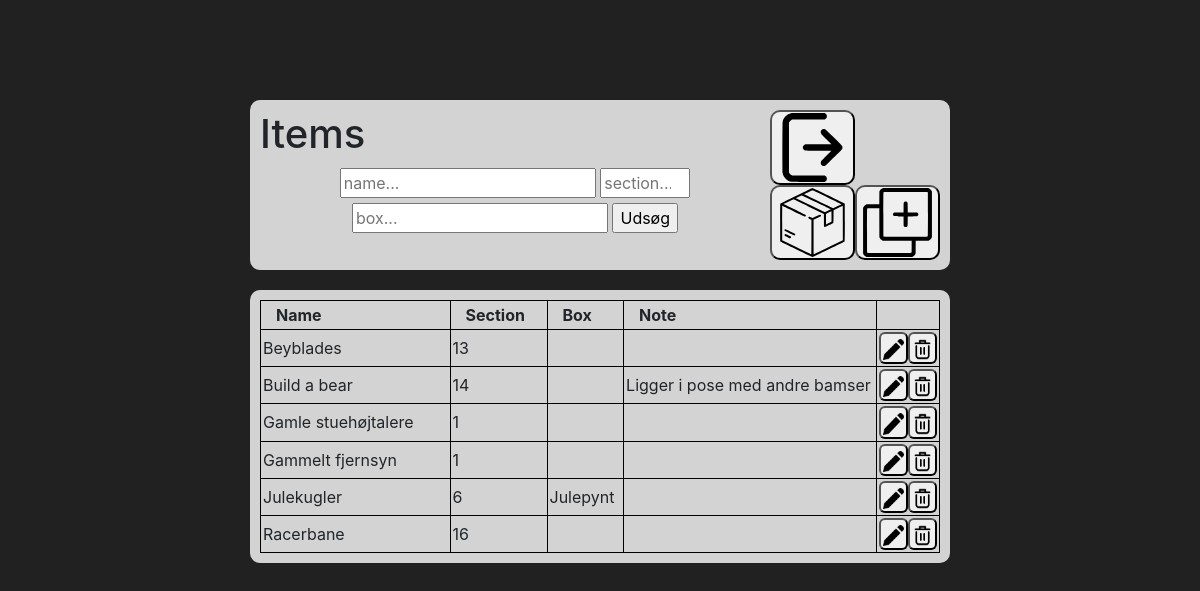
The app's page /index.php (signed in) with its own data.
### tables this page shows
CREATE TABLE `item` (
  `id` int(11) NOT NULL,
  `name` varchar(255) NOT NULL,
  `section` int(3) NOT NULL,
  `note` text NOT NULL
);

CREATE TABLE `box` (
  `id` int(11) NOT NULL,
  `name` varchar(255) NOT NULL,
  `section` int(11) NOT NULL,
  `note` text NOT NULL
);

### index.php (the view, shortened to what this page needs)
<?php
include_once 'header.php';
?>
<div id="upper" class="container">
    <div class="row" style="margin:0;padding:0;">
        <div class="col-md-9" style="padding:0;">
            <h1 id="title">Items</h1>
            <form id="searchItemForm" action="includes/searchitems.inc.php" method="post">
                <input id="name" type="text" name="name" placeholder="name...">
                <input id="section" type="number" name="section" placeholder="section...">
                <input id="box" type="text" name="box" placeholder="box...">
                <input type='submit' id="submit" name='submit' value='Udsøg'>
            </form>
        </div>
        <div id="upperButtons" class="col-md-3">
            <div class="row">
                <?php
                if (isset($_SESSION['username'])) {
                    echo "<a id='btnMenu' href='includes/logout.inc.php'><button><img src='icons/logout.svg'></button></a>";
                }
                ?>
                <a id="btnMenu"></a>
                <a id="btnMenu" href="boxes.php"><button><img src="icons/box.svg"></button></a>
                <a id="btnMenu" href="additem.php"><button><img src="icons/addItem.svg"></button></a>
            </div>
        </div>
    </div>
</div>
<div class="main" class="col-md-12">
    <table class="sortable" style='width:100%'>
        <tr>
            <th style="-webkit-user-select: none;  -moz-user-select: none; -ms-user-select: none; user-select: none;"
                class='col-md-3'>Name</th>
            <th style="-webkit-user-select: none;  -moz-user-select: none; -ms-user-select: none; user-select: none;"
                class='col-md-1'>Section</th>
            <th style="-webkit-user-select: none;  -moz-user-select: none; -ms-user-select: none; user-select: none;"
                class='col-md-1'>Box</th>
            <th style="-webkit-user-select: none;  -moz-user-select: none; -ms-user-select: none; user-select: none;"
                class='col-md-4'>Note</th>
            <th style="-webkit-user-select: none;  -moz-user-select: none; -ms-user-select: none; user-select: none;"
                class='col-md-1'></th>
        </tr>
        <?php
        include 'includes/db.inc.php';
        if (isset($_GET['name'], $_GET['section'], $_GET['box'])) {
            $sql = "SELECT item.id, item.name, item.section, item.note, box.name as boxname FROM item LEFT JOIN iteminbox ON item.id = iteminbox.item_id LEFT JOIN box ON iteminbox.box_id = box.id WHERE (item.name LIKE '%" . $_GET['name'] . "%' OR item.section = '" . $_GET['section'] . "' OR box.name LIKE '%" . $_GET['box'] . "%');";
        } else {
            $sql = "SELECT item.id, item.name, item.section, item.note, box.name as boxname FROM item LEFT JOIN iteminbox ON item.id = iteminbox.item_id LEFT JOIN box ON iteminbox.box_id = box.id ORDER BY item.name ASC";
        }
        $result = $conn->query($sql);
        if ($result !== false && $result->num_rows > 0) {
            while ($row = $result->fetch_assoc()) {
                $editurl = "edititem.php?id=" . $row["id"] . "";
                $deleteurl = "includes/deleteitem.inc.php?id=" . $row["id"] . "";
                echo "
                    <tr>
                        <td>" . $row["name"] . "</td>
                        <td>" . $row["section"] . "</td>
                        <td>" . $row["boxname"] . "</td>
                        <td>" . $row["note"] . "</td>
                        <td><div class='row' id='deleteeditrow'><a href='$editurl'><button><img src='icons/edit.svg'></button></a> <a href='$deleteurl'><button><img src='icons/delete.svg'></button></a></div></td>
                    </tr>";
            }
        } else {
            echo "<p>Ingen match.</p>";
        }
        ?>
    </table>
</div>
<?php
include_once 'footer.php';
?>

### header.php (shortened to what this page needs)
<!DOCTYPE html>
<html lang="en" xmlns="http://www.w3.org/1999/xhtml">
<head>
    <link rel="stylesheet" href="styles/style.css">
    <link rel="stylesheet" href="styles/loginstyle.css">
    <link rel="stylesheet" href="https://cdn.jsdelivr.net/npm/bootstrap@4.3.1/dist/css/bootstrap.min.css">
</head>
<body>
<div id="wrapper">

### footer.php
</div>
</body>
</html>

### styles/style.css (style rules this page uses)
body { display: flex; justify-content: center; height: 100vh; margin: 0; background-color: #212121 !important; }
#wrapper { height: fit-content; margin-top: 100px; width: 700px; }
#upper { background-color: lightgrey; margin-bottom: 20px; padding: 10px; border-radius: 10px; }
#upperButtons { text-align: right; }
#upperButtons button { width: auto; border-radius: 10px; }
#searchItemForm { margin-top: 10px; text-align: center; }
#searchItemForm #section { width: 90px; }
#searchItemForm #submit { margin-top: 5px; }
.main { padding: 10px; background-color: lightgrey; border-radius: 10px; }
table, th, td { border: 1px solid black; border-collapse: collapse; }
th, td { padding: 2px; }
button { border: 1; }
#btnMenu { width: 50%; }
#btnMenu button { width: 100%; }
#btnMenu img { width: 100%; object-fit: contain; }
#deleteeditrow { margin: 0; padding: 0; }
#deleteeditrow a { width: 50%; }
td button { width: 100%; padding: 2px; border-radius: 6px; }
td img { width: 100%; object-fit: contain; }

### records on screen
item: name "Beyblades", section "13"
item: name "Build a bear", section "14", note "Ligger i pose med andre bamser"
item: name "Gamle stuehøjtalere", section "1"
item: name "Gammelt fjernsyn", section "1"
item: name "Julekugler", section "6", box.name "Julepynt"
item: name "Racerbane", section "16"
